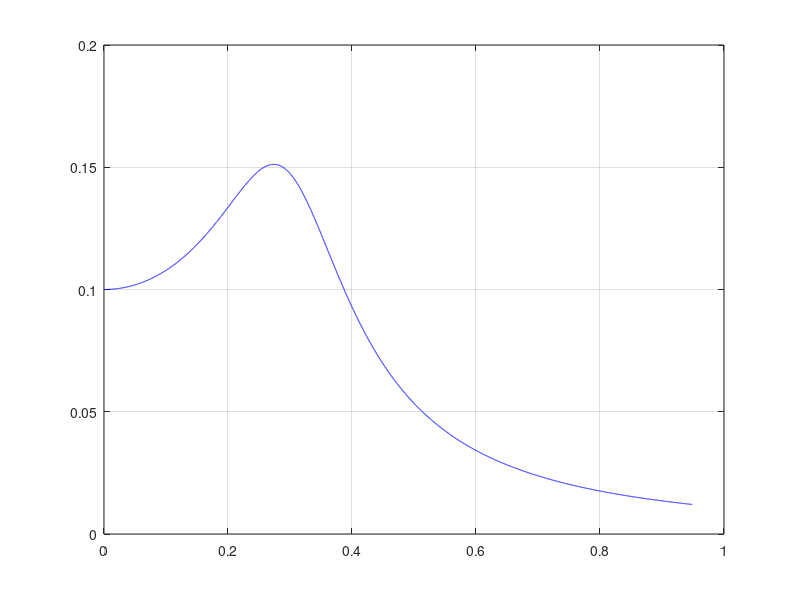
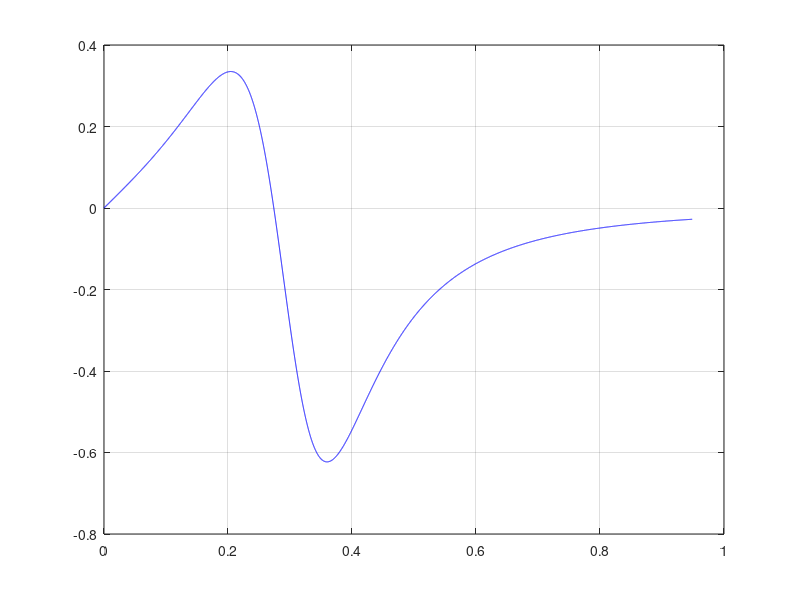

These charts were generated, in order, by the following MATLAB code: (Note: this script raises an error after producing the figures.)
%harmonicosc_amp

m=1000;
k=100;
c=100;
F=10;
g=c/2/m;
w0=sqrt(k/m)
g=w0/sqrt(2) * 0.5;
%g=w0/sqrt(2) ;
%g=w0/sqrt(2) * 1.4;
wd=sqrt(w0^2-g^2)

wr=sqrt(w0^2-2*g*g)
w=0:3*w0/10000:3*w0;
A=F./m./sqrt((w0.^2-w.^2).^2 + 4.*g.^2.*w.^2);


figure(1);
plot(w,A,'b');
grid on;
hold on;


dA=-1/2.*F.*(-4.*w0.^2.*w+4.*w.^3+8.*g.^2.*w)./(m.*(w0.^4-2.*w0.^2.*w.^2+w.^4+4.*g.^2.*w.^2).^(3/2));
figure(2);
plot(w,dA,'b');
grid on;
%hold on;



x = A*cos(-w*t + phi);
v = A*sin(-w*t + phi)*w;
a = -A*cos(-w*t + phi)*w;
